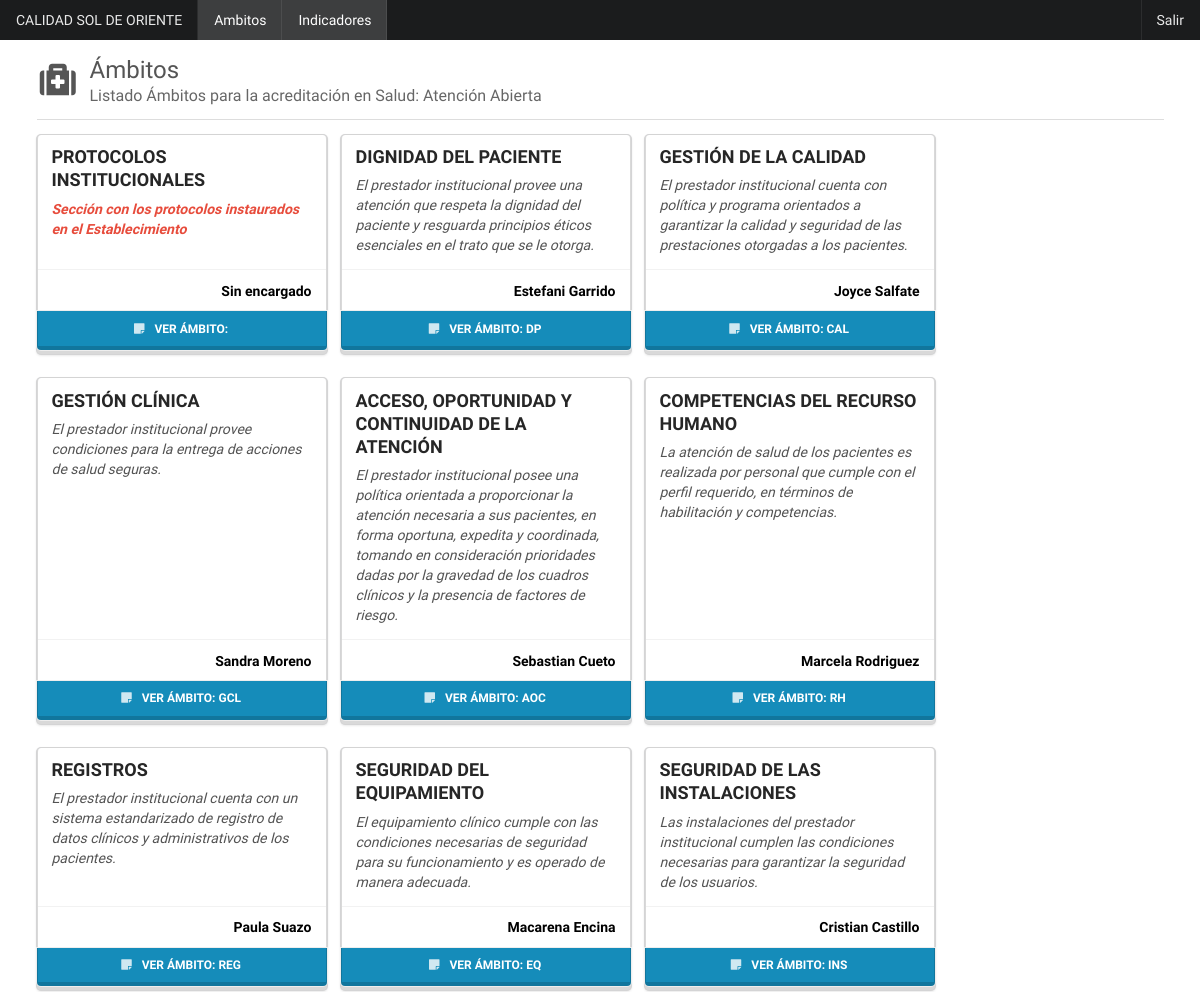
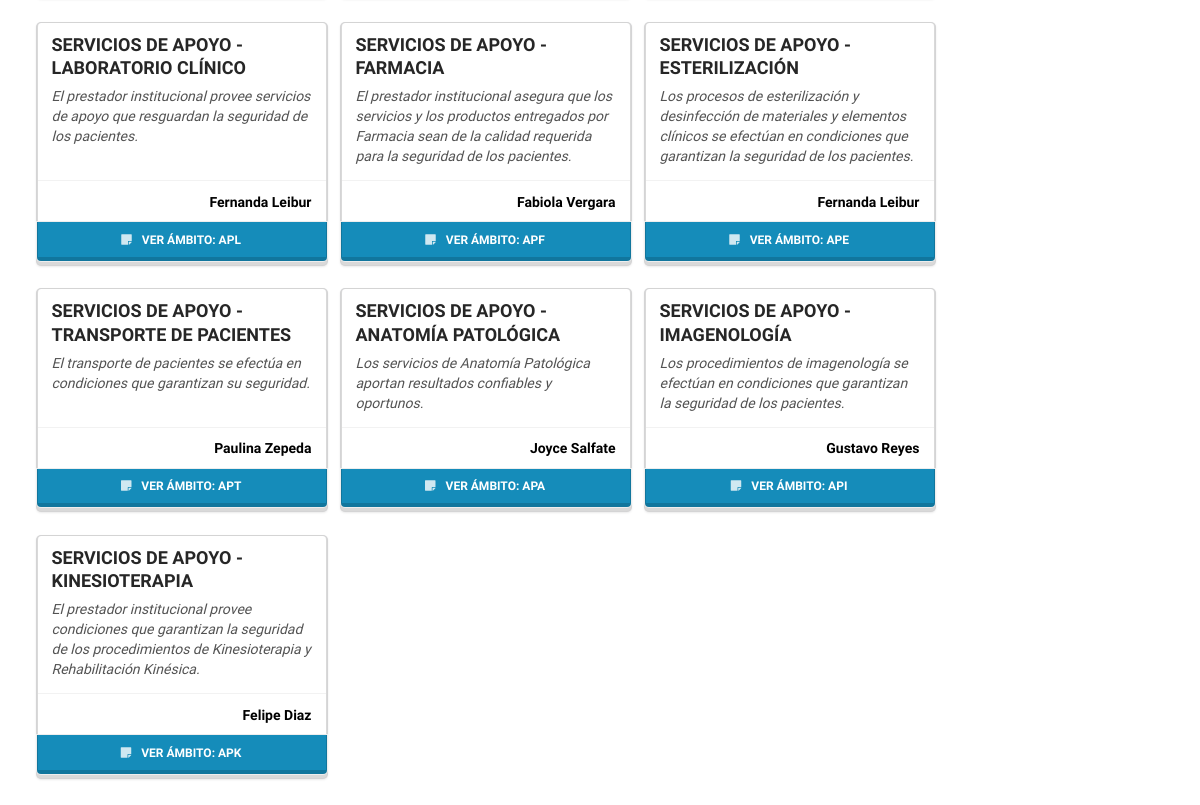
Page /ambitos/ (signed in) on the committed database (2 pictures, top to bottom).
### ambitos/models.py (models this page shows, shortened)
class Ambito(models.Model):
    nombre = models.CharField(verbose_name='Nombre de Ámbito', max_length=100)
    descripcion = RichTextField(verbose_name='Description')
    sigla = models.CharField(verbose_name="Sigla", max_length=3, null=True, blank=True)
    numero = models.PositiveSmallIntegerField(verbose_name='Número de Ámbito')
    encargado = models.CharField(verbose_name='Encargado de Ámbito', max_length=200, null=True, blank=True)
    created = models.DateTimeField(auto_now_add=True, verbose_name='Fecha de creación')
    updated = models.DateTimeField(auto_now=True, verbose_name='Fecha de edición')
    class Meta:
        verbose_name = 'Ámbito'
        verbose_name_plural = 'Ámbitos'
        ordering = ['numero']

### ambitos/views.py (the view)
# urls.py: path('', AmbitoList.as_view(), name='ambitos'),
@method_decorator(login_required(), name='dispatch')
class AmbitoList(ListView):
    model = Ambito

### ambitos/templates/ambitos/ambito_list.html (shortened to what this page needs)
{% extends 'core/base.html' %}
{% load static %}
{% block content %}
    <div>
        <h2 class="ui header floated left">
            <i class="medkit icon"></i>
            <div class="content">Ámbitos
                <div class="sub header">
                    Listado Ámbitos para la acreditación en Salud: Atención Abierta
                </div>
            </div>
        </h2>
        <div class="ui divider clearing"></div>
        <div class="ui cards">
            {% for ambito in ambito_list %}
                <div class="card">
                    <div class="content">
                        <div class="header">{{ ambito.nombre }}</div>
                        <div class="description">
                            {{ ambito.descripcion|safe }}
                        </div>
                    </div>
                <div class="extra content">
                        <div class="right floated author">
                            <strong style="color: black">
                                {% if ambito.encargado != null %}
                                    {{ ambito.encargado }}
                                {% else %}
                                    Sin encargado
                                {% endif %}
                            </strong>
                        </div>
                    </div>
                    <a
                    href="{% url 'ambitos:ambito' ambito.id ambito.nombre|slugify %}"
                    class="ui bottom primary attached button">
                        <i class="sticky note icon"></i>
                        Ver Ámbito: {% if ambito.sigla != null  %}
                        <strong>{{ ambito.sigla }}</strong>
                        {% endif %}
                    </a>
                </div>
            {% endfor %}
        </div>
    </div>
{% endblock %}

### core/templates/core/base.html (shortened to what this page needs)
<!DOCTYPE html>
<html lang="en">
<head>
    {% load static %}
    <link href="{% static 'core/semantic/semantic-lumen.css' %}" rel="stylesheet">
</head>
<body>
<div style="padding: 55px 0 30px;">
    <div class="ui fixed inverted menu">
        <a class="{% if request.path == '/' %}active{% endif %} item" href="{% url 'home' %}">CALIDAD SOL DE ORIENTE</a>
        <a class="ui {% if request.path|slice:":9" == '/ambitos/' %}active{% endif %} item" href="{% url 'ambitos:ambitos' %}">Ambitos</a>
        <a class="ui {% if request.path|slice:":9" == '/ambitos/' %}active{% endif %} item" href="{% url 'ambitos:ambitos' %}">Indicadores</a>
        <div class="right menu">
            {% if not request.user.is_authenticated %}
            <a class="ui item" href="{% url 'login' %}">Acceder</a>
                {% else %}
                <a class="ui item" href="{% url 'logout' %}">Salir</a>
            {% endif %}
        </div>
    </div>
    <div class="ui container">
        {% block content %}{% endblock %}
    </div>
</div>
</body>
</html>

### rows in the picture
Ambito: nombre "PROTOCOLOS INSTITUCIONALES", descripcion "Sección con los protocolos instaurados en el Establecimiento", shows "Sin encargado"
Ambito: nombre "DIGNIDAD DEL PACIENTE", descripcion "El prestador institucional provee una atención que respeta la dignidad del paciente y resguarda principios éticos esenciales en el trato que se le otorga.", encargado "Estefani Garrido", sigla "DP"
Ambito: nombre "GESTIÓN DE LA CALIDAD", descripcion "El prestador institucional cuenta con política y programa orientados a garantizar la calidad y seguridad de las prestaciones otorgadas a los pacientes.", encargado "Joyce Salfate", sigla "CAL"
Ambito: nombre "GESTIÓN CLÍNICA", descripcion "El prestador institucional provee condiciones para la entrega de acciones de salud seguras.", encargado "Sandra Moreno", sigla "GCL"
Ambito: nombre "ACCESO, OPORTUNIDAD Y CONTINUIDAD DE LA ATENCIÓN", descripcion "El prestador institucional posee una política orientada a proporcionar la atención necesaria a sus pacientes, en forma oportuna, expedita y coordinada, tomando en consideración prioridades dadas por la gravedad de los cuadros clínicos y la presencia de factores de riesgo.", encargado "Sebastian Cueto", sigla "AOC"
Ambito: nombre "COMPETENCIAS DEL RECURSO HUMANO", descripcion "La atención de salud de los pacientes es realizada por personal que cumple con el perfil requerido, en términos de habilitación y competencias.", encargado "Marcela Rodriguez", sigla "RH"
Ambito: nombre "REGISTROS", descripcion "El prestador institucional cuenta con un sistema estandarizado de registro de datos clínicos y administrativos de los pacientes.", encargado "Paula Suazo", sigla "REG"
Ambito: nombre "SEGURIDAD DEL EQUIPAMIENTO", descripcion "El equipamiento clínico cumple con las condiciones necesarias de seguridad para su funcionamiento y es operado de manera adecuada.", encargado "Macarena Encina", sigla "EQ"
Ambito: nombre "SEGURIDAD DE LAS INSTALACIONES", descripcion "Las instalaciones del prestador institucional cumplen las condiciones necesarias para garantizar la seguridad de los usuarios.", encargado "Cristian Castillo", sigla "INS"
Ambito: nombre "SERVICIOS DE APOYO - LABORATORIO CLÍNICO", descripcion "El prestador institucional provee servicios de apoyo que resguardan la seguridad de los pacientes.", encargado "Fernanda Leibur", sigla "APL"
Ambito: nombre "SERVICIOS DE APOYO - FARMACIA", descripcion "El prestador institucional asegura que los servicios y los productos entregados por Farmacia sean de la calidad requerida para la seguridad de los pacientes.", encargado "Fabiola Vergara", sigla "APF"
Ambito: nombre "SERVICIOS DE APOYO - ESTERILIZACIÓN", descripcion "Los procesos de esterilización y desinfección de materiales y elementos clínicos se efectúan en condiciones que garantizan la seguridad de los pacientes.", encargado "Fernanda Leibur", sigla "APE"
Ambito: nombre "SERVICIOS DE APOYO - TRANSPORTE DE PACIENTES", descripcion "El transporte de pacientes se efectúa en condiciones que garantizan su seguridad.", encargado "Paulina Zepeda", sigla "APT"
Ambito: nombre "SERVICIOS DE APOYO - ANATOMÍA PATOLÓGICA", descripcion "Los servicios de Anatomía Patológica aportan resultados confiables y oportunos.", encargado "Joyce Salfate", sigla "APA"
Ambito: nombre "SERVICIOS DE APOYO - IMAGENOLOGÍA", descripcion "Los procedimientos de imagenología se efectúan en condiciones que garantizan la seguridad de los pacientes.", encargado "Gustavo Reyes", sigla "API"
Ambito: nombre "SERVICIOS DE APOYO - KINESIOTERAPIA", descripcion "El prestador institucional provee condiciones que garantizan la seguridad de los procedimientos de Kinesioterapia y Rehabilitación Kinésica.", encargado "Felipe Diaz", sigla "APK"
